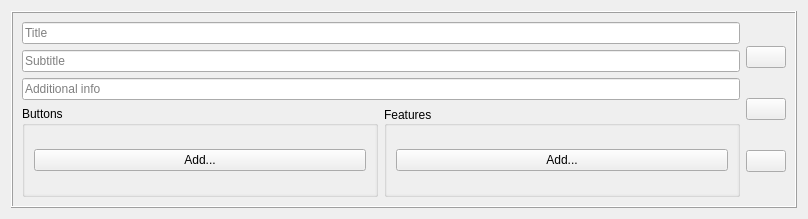
<?xml version="1.0" encoding="UTF-8"?>
<ui version="4.0">
 <class>CommandListWidget</class>
 <widget class="QWidget" name="CommandListWidget">
  <property name="geometry">
   <rect>
    <x>0</x>
    <y>0</y>
    <width>808</width>
    <height>212</height>
   </rect>
  </property>
  <property name="windowTitle">
   <string>Form</string>
  </property>
  <layout class="QHBoxLayout" name="horizontalLayout_4">
   <item>
    <widget class="QFrame" name="frame">
     <property name="frameShape">
      <enum>QFrame::Box</enum>
     </property>
     <property name="frameShadow">
      <enum>QFrame::Raised</enum>
     </property>
     <layout class="QHBoxLayout" name="horizontalLayout_7">
      <item>
       <layout class="QVBoxLayout" name="verticalLayout_main">
        <property name="leftMargin">
         <number>0</number>
        </property>
        <item>
         <widget class="QLineEdit" name="lineEdit_title">
          <property name="placeholderText">
           <string>Title</string>
          </property>
         </widget>
        </item>
        <item>
         <widget class="QLineEdit" name="lineEdit_subtitle">
          <property name="placeholderText">
           <string>Subtitle</string>
          </property>
         </widget>
        </item>
        <item>
         <widget class="QLineEdit" name="lineEdit_addinfo">
          <property name="placeholderText">
           <string>Additional info</string>
          </property>
         </widget>
        </item>
        <item>
         <layout class="QHBoxLayout" name="horizontalLayout">
          <property name="sizeConstraint">
           <enum>QLayout::SetDefaultConstraint</enum>
          </property>
          <property name="bottomMargin">
           <number>0</number>
          </property>
          <item>
           <widget class="QGroupBox" name="groupBox">
            <property name="sizePolicy">
             <sizepolicy hsizetype="Preferred" vsizetype="Fixed">
              <horstretch>0</horstretch>
              <verstretch>0</verstretch>
             </sizepolicy>
            </property>
            <property name="title">
             <string>Buttons</string>
            </property>
            <layout class="QHBoxLayout" name="horizontalLayout_2">
             <property name="sizeConstraint">
              <enum>QLayout::SetMaximumSize</enum>
             </property>
             <property name="leftMargin">
              <number>0</number>
             </property>
             <property name="topMargin">
              <number>0</number>
             </property>
             <property name="rightMargin">
              <number>0</number>
             </property>
             <property name="bottomMargin">
              <number>0</number>
             </property>
             <item>
              <widget class="QScrollArea" name="scrollArea">
               <property name="sizePolicy">
                <sizepolicy hsizetype="Preferred" vsizetype="Fixed">
                 <horstretch>0</horstretch>
                 <verstretch>0</verstretch>
                </sizepolicy>
               </property>
               <property name="frameShape">
                <enum>QFrame::NoFrame</enum>
               </property>
               <property name="verticalScrollBarPolicy">
                <enum>Qt::ScrollBarAlwaysOff</enum>
               </property>
               <property name="sizeAdjustPolicy">
                <enum>QAbstractScrollArea::AdjustToContents</enum>
               </property>
               <property name="widgetResizable">
                <bool>true</bool>
               </property>
               <widget class="QWidget" name="scrollWidget_buttons">
                <property name="geometry">
                 <rect>
                  <x>0</x>
                  <y>0</y>
                  <width>351</width>
                  <height>69</height>
                 </rect>
                </property>
                <property name="sizePolicy">
                 <sizepolicy hsizetype="Preferred" vsizetype="Preferred">
                  <horstretch>0</horstretch>
                  <verstretch>0</verstretch>
                 </sizepolicy>
                </property>
                <layout class="QHBoxLayout" name="horizontalLayout_5">
                 <item>
                  <widget class="QPushButton" name="btn_addButton">
                   <property name="text">
                    <string>Add...</string>
                   </property>
                  </widget>
                 </item>
                </layout>
               </widget>
              </widget>
             </item>
            </layout>
           </widget>
          </item>
          <item>
           <widget class="QGroupBox" name="groupBox_2">
            <property name="sizePolicy">
             <sizepolicy hsizetype="Preferred" vsizetype="Fixed">
              <horstretch>0</horstretch>
              <verstretch>0</verstretch>
             </sizepolicy>
            </property>
            <property name="title">
             <string>Features</string>
            </property>
            <property name="alignment">
             <set>Qt::AlignLeading|Qt::AlignLeft|Qt::AlignVCenter</set>
            </property>
            <property name="flat">
             <bool>false</bool>
            </property>
            <property name="checkable">
             <bool>false</bool>
            </property>
            <layout class="QHBoxLayout" name="horizontalLayout_3">
             <property name="leftMargin">
              <number>0</number>
             </property>
             <property name="topMargin">
              <number>0</number>
             </property>
             <property name="rightMargin">
              <number>0</number>
             </property>
             <property name="bottomMargin">
              <number>0</number>
             </property>
             <item>
              <widget class="QScrollArea" name="scrollArea_2">
               <property name="sizePolicy">
                <sizepolicy hsizetype="Preferred" vsizetype="Fixed">
                 <horstretch>0</horstretch>
                 <verstretch>0</verstretch>
                </sizepolicy>
               </property>
               <property name="frameShape">
                <enum>QFrame::NoFrame</enum>
               </property>
               <property name="verticalScrollBarPolicy">
                <enum>Qt::ScrollBarAlwaysOff</enum>
               </property>
               <property name="sizeAdjustPolicy">
                <enum>QAbstractScrollArea::AdjustToContents</enum>
               </property>
               <property name="widgetResizable">
                <bool>true</bool>
               </property>
               <widget class="QWidget" name="scrollWidget_features">
                <property name="geometry">
                 <rect>
                  <x>0</x>
                  <y>0</y>
                  <width>351</width>
                  <height>69</height>
                 </rect>
                </property>
                <layout class="QHBoxLayout" name="horizontalLayout_6">
                 <item>
                  <widget class="QPushButton" name="btn_addFeature">
                   <property name="text">
                    <string>Add...</string>
                   </property>
                  </widget>
                 </item>
                </layout>
               </widget>
              </widget>
             </item>
            </layout>
           </widget>
          </item>
         </layout>
        </item>
       </layout>
      </item>
      <item>
       <layout class="QVBoxLayout" name="verticalLayout_order">
        <property name="spacing">
         <number>6</number>
        </property>
        <property name="rightMargin">
         <number>0</number>
        </property>
        <item>
         <widget class="QPushButton" name="btn_moveUp">
          <property name="sizePolicy">
           <sizepolicy hsizetype="Fixed" vsizetype="Fixed">
            <horstretch>0</horstretch>
            <verstretch>0</verstretch>
           </sizepolicy>
          </property>
          <property name="toolTip">
           <string>Order up</string>
          </property>
          <property name="text">
           <string/>
          </property>
          <property name="icon">
           <iconset resource="resource.qrc">
            <normaloff>:/prefix/up.png</normaloff>:/prefix/up.png</iconset>
          </property>
          <property name="iconSize">
           <size>
            <width>32</width>
            <height>32</height>
           </size>
          </property>
         </widget>
        </item>
        <item>
         <widget class="QPushButton" name="btn_moveDown">
          <property name="toolTip">
           <string>Order down</string>
          </property>
          <property name="text">
           <string/>
          </property>
          <property name="icon">
           <iconset resource="resource.qrc">
            <normaloff>:/prefix/down.png</normaloff>:/prefix/down.png</iconset>
          </property>
          <property name="iconSize">
           <size>
            <width>32</width>
            <height>32</height>
           </size>
          </property>
         </widget>
        </item>
        <item>
         <widget class="QPushButton" name="btn_delete">
          <property name="toolTip">
           <string>Delete</string>
          </property>
          <property name="text">
           <string/>
          </property>
          <property name="icon">
           <iconset resource="resource.qrc">
            <normaloff>:/prefix/delete.png</normaloff>:/prefix/delete.png</iconset>
          </property>
          <property name="iconSize">
           <size>
            <width>32</width>
            <height>32</height>
           </size>
          </property>
         </widget>
        </item>
       </layout>
      </item>
     </layout>
    </widget>
   </item>
  </layout>
 </widget>
 <resources>
  <include location="resource.qrc"/>
 </resources>
 <connections/>
</ui>
